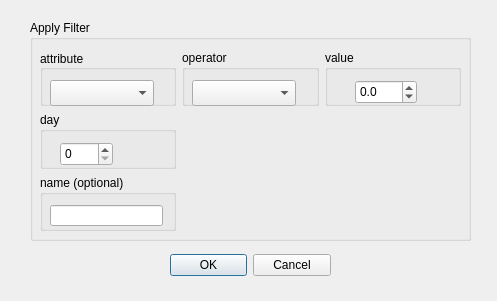
<?xml version="1.0" encoding="UTF-8"?>
<ui version="4.0">
 <class>FilterDialog</class>
 <widget class="QDialog" name="FilterDialog">
  <property name="windowModality">
   <enum>Qt::WindowModal</enum>
  </property>
  <property name="enabled">
   <bool>true</bool>
  </property>
  <property name="geometry">
   <rect>
    <x>0</x>
    <y>0</y>
    <width>497</width>
    <height>301</height>
   </rect>
  </property>
  <property name="maximumSize">
   <size>
    <width>16777215</width>
    <height>16777215</height>
   </size>
  </property>
  <property name="windowTitle">
   <string>Dialog</string>
  </property>
  <widget class="QDialogButtonBox" name="buttonBox">
   <property name="geometry">
    <rect>
     <x>170</x>
     <y>240</y>
     <width>161</width>
     <height>51</height>
    </rect>
   </property>
   <property name="orientation">
    <enum>Qt::Horizontal</enum>
   </property>
   <property name="standardButtons">
    <set>QDialogButtonBox::Cancel|QDialogButtonBox::Ok</set>
   </property>
  </widget>
  <widget class="QGroupBox" name="groupBox">
   <property name="geometry">
    <rect>
     <x>30</x>
     <y>20</y>
     <width>441</width>
     <height>221</height>
    </rect>
   </property>
   <property name="title">
    <string>Apply Filter</string>
   </property>
   <widget class="QWidget" name="gridLayoutWidget">
    <property name="geometry">
     <rect>
      <x>10</x>
      <y>30</y>
      <width>421</width>
      <height>181</height>
     </rect>
    </property>
    <layout class="QGridLayout" name="gridLayout" rowstretch="0,0,0,0">
     <property name="sizeConstraint">
      <enum>QLayout::SetMinimumSize</enum>
     </property>
     <item row="1" column="0">
      <widget class="QGroupBox" name="groupBox_3">
       <property name="maximumSize">
        <size>
         <width>16777215</width>
         <height>75</height>
        </size>
       </property>
       <property name="title">
        <string>attribute</string>
       </property>
       <property name="alignment">
        <set>Qt::AlignJustify|Qt::AlignVCenter</set>
       </property>
       <widget class="QComboBox" name="attributeBox">
        <property name="geometry">
         <rect>
          <x>10</x>
          <y>30</y>
          <width>104</width>
          <height>26</height>
         </rect>
        </property>
        <property name="toolTip">
         <string>What freatiure of the agent to fileter by</string>
        </property>
       </widget>
      </widget>
     </item>
     <item row="1" column="2">
      <widget class="QGroupBox" name="groupBox_6">
       <property name="maximumSize">
        <size>
         <width>16777215</width>
         <height>75</height>
        </size>
       </property>
       <property name="title">
        <string>value</string>
       </property>
       <widget class="QDoubleSpinBox" name="valueSpinBox">
        <property name="geometry">
         <rect>
          <x>30</x>
          <y>30</y>
          <width>62</width>
          <height>24</height>
         </rect>
        </property>
        <property name="decimals">
         <number>1</number>
        </property>
        <property name="minimum">
         <double>-1.000000000000000</double>
        </property>
        <property name="maximum">
         <double>1.000000000000000</double>
        </property>
        <property name="singleStep">
         <double>0.100000000000000</double>
        </property>
       </widget>
      </widget>
     </item>
     <item row="1" column="1">
      <widget class="QGroupBox" name="groupBox_2">
       <property name="maximumSize">
        <size>
         <width>16777215</width>
         <height>75</height>
        </size>
       </property>
       <property name="title">
        <string>operator</string>
       </property>
       <property name="alignment">
        <set>Qt::AlignLeading|Qt::AlignLeft|Qt::AlignTop</set>
       </property>
       <widget class="QComboBox" name="operatorBox">
        <property name="geometry">
         <rect>
          <x>10</x>
          <y>30</y>
          <width>104</width>
          <height>26</height>
         </rect>
        </property>
       </widget>
      </widget>
     </item>
     <item row="2" column="0">
      <widget class="QGroupBox" name="groupBox_7">
       <property name="maximumSize">
        <size>
         <width>16777215</width>
         <height>75</height>
        </size>
       </property>
       <property name="title">
        <string>day</string>
       </property>
       <property name="alignment">
        <set>Qt::AlignLeading|Qt::AlignLeft|Qt::AlignTop</set>
       </property>
       <widget class="QSpinBox" name="dayspinBox">
        <property name="geometry">
         <rect>
          <x>20</x>
          <y>30</y>
          <width>53</width>
          <height>24</height>
         </rect>
        </property>
       </widget>
      </widget>
     </item>
     <item row="3" column="0">
      <widget class="QGroupBox" name="groupBox_4">
       <property name="maximumSize">
        <size>
         <width>16777215</width>
         <height>75</height>
        </size>
       </property>
       <property name="title">
        <string>name (optional)</string>
       </property>
       <widget class="QLineEdit" name="nameLine">
        <property name="geometry">
         <rect>
          <x>10</x>
          <y>30</y>
          <width>113</width>
          <height>21</height>
         </rect>
        </property>
        <property name="alignment">
         <set>Qt::AlignLeading|Qt::AlignLeft|Qt::AlignVCenter</set>
        </property>
       </widget>
      </widget>
     </item>
    </layout>
   </widget>
  </widget>
 </widget>
 <resources/>
 <connections>
  <connection>
   <sender>buttonBox</sender>
   <signal>accepted()</signal>
   <receiver>FilterDialog</receiver>
   <slot>accept()</slot>
   <hints>
    <hint type="sourcelabel">
     <x>248</x>
     <y>254</y>
    </hint>
    <hint type="destinationlabel">
     <x>157</x>
     <y>274</y>
    </hint>
   </hints>
  </connection>
  <connection>
   <sender>buttonBox</sender>
   <signal>rejected()</signal>
   <receiver>FilterDialog</receiver>
   <slot>reject()</slot>
   <hints>
    <hint type="sourcelabel">
     <x>316</x>
     <y>260</y>
    </hint>
    <hint type="destinationlabel">
     <x>286</x>
     <y>274</y>
    </hint>
   </hints>
  </connection>
 </connections>
</ui>
